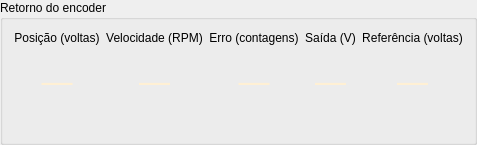
         <widget class="QGroupBox" name="element89">
          <property name="sizePolicy">
           <sizepolicy hsizetype="Preferred" vsizetype="Preferred">
            <horstretch>0</horstretch>
            <verstretch>0</verstretch>
           </sizepolicy>
          </property>
          <property name="windowTitle">
           <string />
          </property>
          <property name="alignment">
           <set>Qt::AlignLeft|Qt::AlignLeading</set>
          </property>
          <layout class="QGridLayout" name="element90">
           <property name="spacing">
            <number>6</number>
           </property>
           <item row="0" column="0">
            <widget class="QLabel" name="element91">
             <property name="sizePolicy">
              <sizepolicy hsizetype="Preferred" vsizetype="Preferred">
               <horstretch>0</horstretch>
               <verstretch>0</verstretch>
              </sizepolicy>
             </property>
             <property name="windowTitle">
              <string />
             </property>
             <property name="text">
              <string>Posição (voltas)</string>
             </property>
             <property name="alignment">
              <set>Qt::AlignCenter</set>
             </property>
            </widget>
           </item>
           <item row="1" column="0">
            <widget class="QLabel" name="position3">
             <property name="sizePolicy">
              <sizepolicy hsizetype="Ignored" vsizetype="Preferred">
               <horstretch>0</horstretch>
               <verstretch>0</verstretch>
              </sizepolicy>
             </property>
             <property name="windowTitle">
              <string />
             </property>
             <property name="styleSheet">
              <string notr="true">font-size:23pt; color:#fff0d4; padding:12px 0;</string>
             </property>
             <property name="text">
              <string>—</string>
             </property>
             <property name="alignment">
              <set>Qt::AlignCenter</set>
             </property>
            </widget>
           </item>
           <item row="2" column="0">
            <widget class="QLabel" name="testLabel3_0">
             <property name="sizePolicy">
              <sizepolicy hsizetype="Preferred" vsizetype="Preferred">
               <horstretch>0</horstretch>
               <verstretch>0</verstretch>
              </sizepolicy>
             </property>
             <property name="windowTitle">
              <string />
             </property>
             <property name="styleSheet">
              <string notr="true">color:#ffe04f; font-size:7pt; padding:0;</string>
             </property>
             <property name="text">
              <string />
             </property>
             <property name="alignment">
              <set>Qt::AlignLeading|Qt::AlignVCenter</set>
             </property>
             <property name="minimumSize">
              <size>
               <width>0</width>
               <height>14</height>
              </size>
             </property>
             <property name="alignment">
              <set>Qt::AlignCenter</set>
             </property>
            </widget>
           </item>
           <item row="0" column="1">
            <widget class="QLabel" name="element92">
             <property name="sizePolicy">
              <sizepolicy hsizetype="Preferred" vsizetype="Preferred">
               <horstretch>0</horstretch>
               <verstretch>0</verstretch>
              </sizepolicy>
             </property>
             <property name="windowTitle">
              <string />
             </property>
             <property name="text">
              <string>Velocidade (RPM)</string>
             </property>
             <property name="alignment">
              <set>Qt::AlignCenter</set>
             </property>
            </widget>
           </item>
           <item row="1" column="1">
            <widget class="QLabel" name="rpm3">
             <property name="sizePolicy">
              <sizepolicy hsizetype="Ignored" vsizetype="Preferred">
               <horstretch>0</horstretch>
               <verstretch>0</verstretch>
              </sizepolicy>
             </property>
             <property name="windowTitle">
              <string />
             </property>
             <property name="styleSheet">
              <string notr="true">font-size:23pt; color:#fff0d4; padding:12px 0;</string>
             </property>
             <property name="text">
              <string>—</string>
             </property>
             <property name="alignment">
              <set>Qt::AlignCenter</set>
             </property>
            </widget>
           </item>
           <item row="2" column="1">
            <widget class="QLabel" name="testLabel3_1">
             <property name="sizePolicy">
              <sizepolicy hsizetype="Preferred" vsizetype="Preferred">
               <horstretch>0</horstretch>
               <verstretch>0</verstretch>
              </sizepolicy>
             </property>
             <property name="windowTitle">
              <string />
             </property>
             <property name="styleSheet">
              <string notr="true">color:#ffe04f; font-size:7pt; padding:0;</string>
             </property>
             <property name="text">
              <string />
             </property>
             <property name="alignment">
              <set>Qt::AlignLeading|Qt::AlignVCenter</set>
             </property>
             <property name="minimumSize">
              <size>
               <width>0</width>
               <height>14</height>
              </size>
             </property>
             <property name="alignment">
              <set>Qt::AlignCenter</set>
             </property>
            </widget>
           </item>
           <item row="0" column="2">
            <widget class="QLabel" name="element93">
             <property name="sizePolicy">
              <sizepolicy hsizetype="Preferred" vsizetype="Preferred">
               <horstretch>0</horstretch>
               <verstretch>0</verstretch>
              </sizepolicy>
             </property>
             <property name="windowTitle">
              <string />
             </property>
             <property name="text">
              <string>Erro (contagens)</string>
             </property>
             <property name="alignment">
              <set>Qt::AlignCenter</set>
             </property>
            </widget>
           </item>
           <item row="1" column="2">
            <widget class="QLabel" name="error3">
             <property name="sizePolicy">
              <sizepolicy hsizetype="Ignored" vsizetype="Preferred">
               <horstretch>0</horstretch>
               <verstretch>0</verstretch>
              </sizepolicy>
             </property>
             <property name="windowTitle">
              <string />
             </property>
             <property name="styleSheet">
              <string notr="true">font-size:23pt; color:#fff0d4; padding:12px 0;</string>
             </property>
             <property name="text">
              <string>—</string>
             </property>
             <property name="alignment">
              <set>Qt::AlignCenter</set>
             </property>
            </widget>
           </item>
           <item row="2" column="2">
            <widget class="QLabel" name="testLabel3_2">
             <property name="sizePolicy">
              <sizepolicy hsizetype="Preferred" vsizetype="Preferred">
               <horstretch>0</horstretch>
               <verstretch>0</verstretch>
              </sizepolicy>
             </property>
             <property name="windowTitle">
              <string />
             </property>
             <property name="styleSheet">
              <string notr="true">color:#ffe04f; font-size:7pt; padding:0;</string>
             </property>
             <property name="text">
              <string />
             </property>
             <property name="alignment">
              <set>Qt::AlignLeading|Qt::AlignVCenter</set>
             </property>
             <property name="minimumSize">
              <size>
               <width>0</width>
               <height>14</height>
              </size>
             </property>
             <property name="alignment">
              <set>Qt::AlignCenter</set>
             </property>
            </widget>
           </item>
           <item row="0" column="3">
            <widget class="QLabel" name="element94">
             <property name="sizePolicy">
              <sizepolicy hsizetype="Preferred" vsizetype="Preferred">
               <horstretch>0</horstretch>
               <verstretch>0</verstretch>
              </sizepolicy>
             </property>
             <property name="windowTitle">
              <string />
             </property>
             <property name="text">
              <string>Saída (V)</string>
             </property>
             <property name="alignment">
              <set>Qt::AlignCenter</set>
             </property>
            </widget>
           </item>
           <item row="1" column="3">
            <widget class="QLabel" name="volts3">
             <property name="sizePolicy">
              <sizepolicy hsizetype="Ignored" vsizetype="Preferred">
               <horstretch>0</horstretch>
               <verstretch>0</verstretch>
              </sizepolicy>
             </property>
             <property name="windowTitle">
              <string />
             </property>
             <property name="styleSheet">
              <string notr="true">font-size:23pt; color:#fff0d4; padding:12px 0;</string>
             </property>
             <property name="text">
              <string>—</string>
             </property>
             <property name="alignment">
              <set>Qt::AlignCenter</set>
             </property>
            </widget>
           </item>
           <item row="2" column="3">
            <widget class="QLabel" name="testLabel3_3">
             <property name="sizePolicy">
              <sizepolicy hsizetype="Preferred" vsizetype="Preferred">
               <horstretch>0</horstretch>
               <verstretch>0</verstretch>
              </sizepolicy>
             </property>
             <property name="windowTitle">
              <string />
             </property>
             <property name="styleSheet">
              <string notr="true">color:#ffe04f; font-size:7pt; padding:0;</string>
             </property>
             <property name="text">
              <string />
             </property>
             <property name="alignment">
              <set>Qt::AlignLeading|Qt::AlignVCenter</set>
             </property>
             <property name="minimumSize">
              <size>
               <width>0</width>
               <height>14</height>
              </size>
             </property>
             <property name="alignment">
              <set>Qt::AlignCenter</set>
             </property>
            </widget>
           </item>
           <item row="0" column="4">
            <widget class="QLabel" name="element95">
             <property name="sizePolicy">
              <sizepolicy hsizetype="Preferred" vsizetype="Preferred">
               <horstretch>0</horstretch>
               <verstretch>0</verstretch>
              </sizepolicy>
             </property>
             <property name="windowTitle">
              <string />
             </property>
             <property name="text">
              <string>Referência (voltas)</string>
             </property>
             <property name="alignment">
              <set>Qt::AlignCenter</set>
             </property>
            </widget>
           </item>
           <item row="1" column="4">
            <widget class="QLabel" name="reference3">
             <property name="sizePolicy">
              <sizepolicy hsizetype="Ignored" vsizetype="Preferred">
               <horstretch>0</horstretch>
               <verstretch>0</verstretch>
              </sizepolicy>
             </property>
             <property name="windowTitle">
              <string />
             </property>
             <property name="styleSheet">
              <string notr="true">font-size:23pt; color:#fff0d4; padding:12px 0;</string>
             </property>
             <property name="text">
              <string>—</string>
             </property>
             <property name="alignment">
              <set>Qt::AlignCenter</set>
             </property>
            </widget>
           </item>
           <item row="2" column="4">
            <widget class="QLabel" name="testLabel3_4">
             <property name="sizePolicy">
              <sizepolicy hsizetype="Preferred" vsizetype="Preferred">
               <horstretch>0</horstretch>
               <verstretch>0</verstretch>
              </sizepolicy>
             </property>
             <property name="windowTitle">
              <string />
             </property>
             <property name="styleSheet">
              <string notr="true">color:#ffe04f; font-size:7pt; padding:0;</string>
             </property>
             <property name="text">
              <string />
             </property>
             <property name="alignment">
              <set>Qt::AlignLeading|Qt::AlignVCenter</set>
             </property>
             <property name="minimumSize">
              <size>
               <width>0</width>
               <height>14</height>
              </size>
             </property>
             <property name="alignment">
              <set>Qt::AlignCenter</set>
             </property>
            </widget>
           </item>
          </layout>
          <property name="title">
           <string>Retorno do encoder</string>
          </property>
         </widget>
